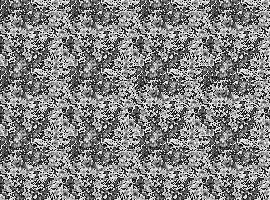
#> input picture data/data.png, 270 x 200 px, found by its file name
$ python solver.py
#> lines starting #> are read from the running program, lines starting #| are printed output that depends on the picture
from argparse import ArgumentParser
import numpy as np
import scipy.ndimage as scp
import matplotlib as mpl
mpl.use('Agg')
import matplotlib.pyplot as plt
try:
    from skimage import filter as ski_filter
    from skimage import exposure
except:
    ski_filter = None

from scipy.signal import fftconvolve


def offset(img):
    """
    calculates the offset that defines the stereoscopic effect
    """
    img = img - img.mean()
    ac = fftconvolve(img, np.flipud(np.fliplr(img)), mode='same')
    ac = ac[int(len(ac) / 2)]
    idx = np.where((ac - np.median(ac)) / ac.std() > 3)[0]
    diffs = []
    diffs = np.ediff1d(idx)
    return np.max(diffs)


def shift_pic(img):
    """
    Shifts an image using numpy.roll
    """
    gap = offset(img)
    m, n = img.shape
    shifted = np.zeros((m, n))
    for i in range(int(gap)):
        shifted += np.roll(img, -i, axis=1)
    return shifted[:, :-gap]


def post_process(img):
    """
    Post-processes the results using skimage filters
    """
    filt_1 = ski_filter.hprewitt(img)
    filt_2 = exposure.equalize_hist(filt_1)

    return filt_2


def magiceye_solver(x):
    """
    Solves the autostereogram image represented by the ndarray, x
    """
    shape = x.shape
    if len(shape) >= 3:
        m, n, c = shape
        color_image = True
    else:
        m, n, c = shape[0], shape[1], 1
        color_image = False
    solution = np.zeros((m, c * n),  dtype=float)
    for i in range(c):
        if color_image:
            color = x[:, :, i]
        else:
            color = x
        if color.std() == 0.0:
            continue
        shifted = shift_pic(color)
        filt_1 = scp.prewitt(shifted)
        filt_2 = scp.uniform_filter(filt_1, size=(5, 5))
        if ski_filter:
            filt_2 = post_process(filt_2)
        m, n = filt_2.shape
        solution[:m, i * n:i * n + n] = filt_2

    return solution[:, :c * n]


def magiceye_solve_file(fname, output_name=None):
    """
    Loads an image from disk, solves it, and saves it.
    """

    if not output_name:
        output_name = ''.join([fname.split(".")[0], '-solution.png'])

    image = plt.imread(fname)
    solved = magiceye_solver(image)

    f = plt.figure(frameon=False)
    ax = f.add_subplot(111)
    plt.imshow(solved, cmap=plt.cm.gray)
    ax.set_axis_off()
    ax.autoscale_view(True, True, True)
    f.savefig(output_name, bbox_inches='tight')
    plt.close()


def magiceye_solve_cli():
    """
    Provides a command-line interface to magiceye_solver
    """

    parser = ArgumentParser()
    parser.add_argument("f", help='Source image filename')
    parser.add_argument("-o", default="", help='Output filename')
    args = vars(parser.parse_args())
    src = args['f']
    fn = args['o']

    magiceye_solve_file(src, output_name=fn)


image = plt.imread(r"C:\vscode\innate-binocular-vision\innate-binocular-vision\data\data.png") #load magiceye image
#> image is the input picture: shape (200, 270) float32; min 0, max 1, mean 0.51

solution = magiceye_solver(image) #solve it
#> the loop in magiceye_solver, `for i in range(c):` made 1 pass
#> gap in shift_pic on pass 1: 70
#> pass 1, in offset, `ac = fftconvolve(img, np.flipud(np.fliplr(img)), mode='same')`:
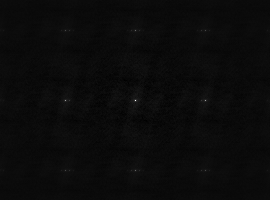
#> ac: shape (200, 270) float32; min -243.2, max 5185.5, mean -1.3; drawn with min black and max white
#> pass 1, in magiceye_solver, `shifted = shift_pic(color)`:
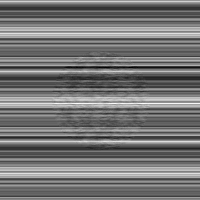
#> shifted: shape (200, 200) float64; min 25.7, max 47.51, mean 35.8; drawn with min black and max white
#> pass 1, in magiceye_solver, `filt_1 = scp.prewitt(shifted)`:
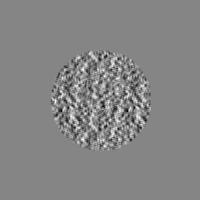
#> filt_1: shape (200, 200) float64; min -4.33, max 3.92, mean -0.00396; drawn with min black and max white
#> after the loop in magiceye_solver, `for i in range(c):`: solution: shape (200, 270) float64; every value is 0
#> (the run stopped early here; a loop or call above may not have finished)
